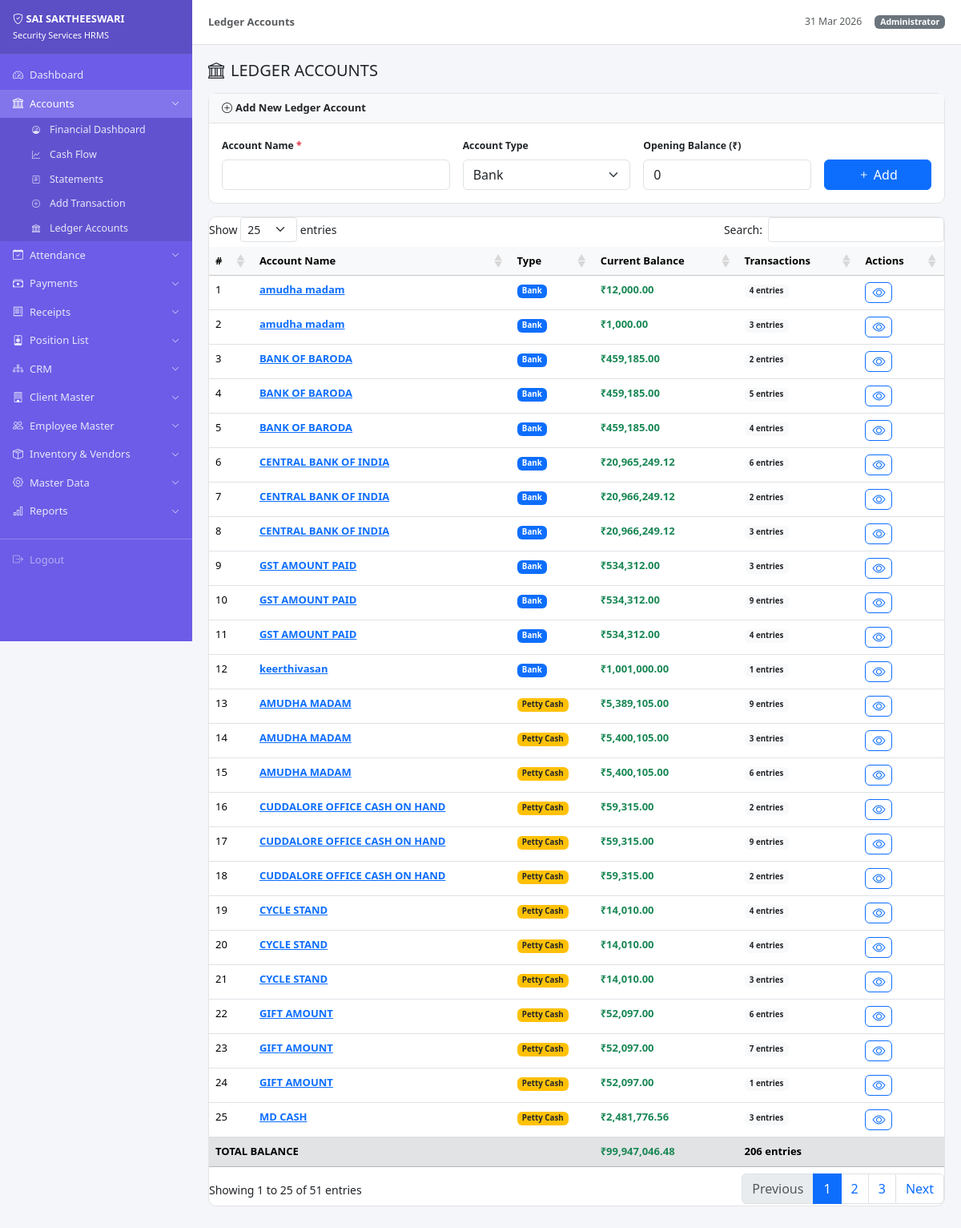
The page /index.php?url=accounts/ledgers (signed in) on the database its author committed.
### tables this page shows
CREATE TABLE `ledger_accounts` (
  `id` int(11) NOT NULL,
  `account_name` varchar(100) DEFAULT NULL,
  `account_type` enum('Bank','Petty Cash','Income','Expense') DEFAULT NULL,
  `current_balance` decimal(12,2) DEFAULT 0.00
);

### controllers/BaseController.php (called while the page is built, shortened)
<?php
class BaseController {
    protected PDO $pdo;
    public function __construct(PDO $pdo) {
        $this->pdo = $pdo;
    }
    protected function view(string $viewPath, array $data = []): void {
        extract($data);
        require BASE_PATH . '/views/layout/header.php';
        require BASE_PATH . '/views/' . $viewPath . '.php';
        require BASE_PATH . '/views/layout/footer.php';
    }
    protected function fetchAll(string $sql, array $params = []): array {
        $stmt = $this->pdo->prepare($sql);
        $stmt->execute($params);
        return $stmt->fetchAll();
    }
}

### controllers/AccountsController.php (called while the page is built, shortened)
<?php
require_once BASE_PATH . '/controllers/BaseController.php';
class AccountsController extends BaseController {
    public function ledgers(?string $param = null): void {
        $ledgers = $this->fetchAll("
            SELECT la.*,
                COALESCE((SELECT COUNT(*) FROM transactions WHERE debit_ledger_id=la.id OR credit_ledger_id=la.id), 0) AS txn_count
            FROM ledger_accounts la ORDER BY la.account_type, la.account_name
        ");
        $this->view('accounts/ledgers', compact('ledgers')
            + ['pageTitle' => 'Ledger Accounts', 'active' => 'accounts']);
    }
}

### index.php (called while the page is built, shortened)
<?php
require_once BASE_PATH . '/config/db.php';
require_once BASE_PATH . '/helpers/Helper.php';
$rawUrl = isset($_GET['url']) ? trim($_GET['url'], '/') : '';
$rawUrl = preg_replace('/\.php.*$/', '', $rawUrl);
$rawUrl = preg_replace('/[^a-zA-Z0-9_\/]/', '', $rawUrl);
$parts  = explode('/', $rawUrl);
$method = (isset($parts[1]) && $parts[1] !== '') ? $parts[1] : 'index';
$param  = $parts[2] ?? null;
$controller = new $controllerName($pdo);
$controller->$method($param);

### helpers/Helper.php (called while the page is built, shortened)
<?php
class Helper {
    public static function money(float $amount): string {
        return '₹' . number_format($amount, 2);
    }
}

### views/accounts/ledgers.php (the view, shortened to what this page needs)
<div class="d-flex justify-content-between align-items-center mb-3">
  <h5 class="mb-0"><i class="bi bi-bank me-2"></i>LEDGER ACCOUNTS</h5>
</div>
<div class="card mb-3">
  <div class="card-header py-2 fw-semibold"><i class="bi bi-plus-circle me-1"></i>Add New Ledger Account</div>
  <div class="card-body">
    <form method="POST" class="row g-3 align-items-end">
      <div class="col-md-4"><label class="form-label fw-semibold small">Account Name <span class="text-danger">*</span></label><input type="text" name="account_name" class="form-control" required></div>
      <div class="col-md-3"><label class="form-label fw-semibold small">Account Type</label>
        <select name="account_type" class="form-select">
          <option>Bank</option><option>Petty Cash</option><option>Income</option><option>Expense</option><option>Asset</option><option>Liability</option>
        </select></div>
      <div class="col-md-3"><label class="form-label fw-semibold small">Opening Balance (₹)</label><input type="number" step="0.01" name="current_balance" class="form-control" value="0"></div>
      <div class="col-md-2"><button type="submit" class="btn btn-primary w-100"><i class="bi bi-plus me-1"></i>Add</button></div>
    </form>
  </div>
</div>
<div class="card">
  <div class="card-body p-0">
    <table class="table table-hover datatable mb-0">
      <thead class="table-light">
        <tr><th>#</th><th>Account Name</th><th>Type</th><th>Current Balance</th><th>Transactions</th><th class="no-print">Actions</th></tr>
      </thead>
      <tbody>
      <?php foreach($ledgers as $i=>$l): ?>
      <tr>
        <td><?= $i+1 ?></td>
        <td class="fw-semibold">
          <a href="<?= u('accounts/statements') ?>?ledger_id=<?= $l['id'] ?>"><?= htmlspecialchars($l['account_name']) ?></a>
        </td>
        <td>
          <span class="badge bg-<?= $l['account_type']==='Bank'?'primary':($l['account_type']==='Petty Cash'?'warning text-dark':($l['account_type']==='Income'?'success':($l['account_type']==='Expense'?'danger':'secondary'))) ?>">
            <?= $l['account_type'] ?>
          </span>
        </td>
        <td class="fw-semibold <?= $l['current_balance']>=0?'text-success':'text-danger' ?>"><?= Helper::money($l['current_balance']) ?></td>
        <td><span class="badge bg-light text-dark"><?= $l['txn_count'] ?? 0 ?> entries</span></td>
        <td class="no-print">
          <a href="<?= u('accounts/ledgerView/'.$l['id']) ?>" class="btn btn-xs btn-outline-primary py-0 px-2" title="View Statement"><i class="bi bi-eye"></i></a>
        </td>
      </tr>
      <?php endforeach; ?>
      </tbody>
      <tfoot class="table-secondary fw-bold">
        <tr>
          <td colspan="3">TOTAL BALANCE</td>
          <td class="<?= array_sum(array_column($ledgers,'current_balance'))>=0?'text-success':'text-danger' ?>">
            <?= Helper::money(array_sum(array_column($ledgers,'current_balance'))) ?>
          </td>
          <td><?= array_sum(array_column($ledgers,'txn_count')) ?> entries</td>
          <td></td>
        </tr>
      </tfoot>
    </table>
  </div>
</div>

### views/layout/header.php (style rules this page uses)
:root { --sidebar-w:240px;--header-h:56px }
body { background:#f4f6fa;font-size:14px;overflow-x:hidden }
.btn-xs { display: inline-flex; align-items: center; justify-content: center; }
.card { border:1px solid #e4e4e4;border-radius:10px;box-shadow:none }
.card-header { background:#f8f9fa;border-bottom:1px solid #e4e4e4;font-weight:600;font-size:13px }
.table { font-size:13px }

### rows shown on the page
ledger_accounts: account_name "amudha madam", account_type "Bank", current_balance "₹12,000.00", txn_count "4"
ledger_accounts: account_name "amudha madam", account_type "Bank", current_balance "₹1,000.00", txn_count "3"
ledger_accounts: account_name "BANK OF BARODA", account_type "Bank", current_balance "₹459,185.00", txn_count "2"
ledger_accounts: account_name "BANK OF BARODA", account_type "Bank", current_balance "₹459,185.00", txn_count "5"
ledger_accounts: account_name "BANK OF BARODA", account_type "Bank", current_balance "₹459,185.00", txn_count "4"
ledger_accounts: account_name "CENTRAL BANK OF INDIA", account_type "Bank", current_balance "₹20,965,249.12", txn_count "6"
ledger_accounts: account_name "CENTRAL BANK OF INDIA", account_type "Bank", current_balance "₹20,966,249.12", txn_count "2"
ledger_accounts: account_name "CENTRAL BANK OF INDIA", account_type "Bank", current_balance "₹20,966,249.12", txn_count "3"
ledger_accounts: account_name "GST AMOUNT PAID", account_type "Bank", current_balance "₹534,312.00", txn_count "3"
ledger_accounts: account_name "GST AMOUNT PAID", account_type "Bank", current_balance "₹534,312.00", txn_count "9"
ledger_accounts: account_name "GST AMOUNT PAID", account_type "Bank", current_balance "₹534,312.00", txn_count "4"
ledger_accounts: account_name "keerthivasan", account_type "Bank", current_balance "₹1,001,000.00", txn_count "1"
ledger_accounts: account_name "AMUDHA MADAM", account_type "Petty Cash", current_balance "₹5,389,105.00", txn_count "9"
ledger_accounts: account_name "AMUDHA MADAM", account_type "Petty Cash", current_balance "₹5,400,105.00", txn_count "3"
ledger_accounts: account_name "AMUDHA MADAM", account_type "Petty Cash", current_balance "₹5,400,105.00", txn_count "6"
ledger_accounts: account_name "CUDDALORE OFFICE CASH ON HAND", account_type "Petty Cash", current_balance "₹59,315.00", txn_count "2"
ledger_accounts: account_name "CUDDALORE OFFICE CASH ON HAND", account_type "Petty Cash", current_balance "₹59,315.00", txn_count "9"
ledger_accounts: account_name "CUDDALORE OFFICE CASH ON HAND", account_type "Petty Cash", current_balance "₹59,315.00", txn_count "2"
ledger_accounts: account_name "CYCLE STAND", account_type "Petty Cash", current_balance "₹14,010.00", txn_count "4"
ledger_accounts: account_name "CYCLE STAND", account_type "Petty Cash", current_balance "₹14,010.00", txn_count "4"
ledger_accounts: account_name "CYCLE STAND", account_type "Petty Cash", current_balance "₹14,010.00", txn_count "3"
ledger_accounts: account_name "GIFT AMOUNT", account_type "Petty Cash", current_balance "₹52,097.00", txn_count "6"
ledger_accounts: account_name "GIFT AMOUNT", account_type "Petty Cash", current_balance "₹52,097.00", txn_count "7"
ledger_accounts: account_name "GIFT AMOUNT", account_type "Petty Cash", current_balance "₹52,097.00", txn_count "1"
ledger_accounts: account_name "MD CASH", account_type "Petty Cash", current_balance "₹2,481,776.56", txn_count "3"

### other values the page prints
$pageTitle "Ledger Accounts"
Session::userName() "Administrator"
Helper::money(array_sum(array_column($ledgers,'current_balance'))) "₹99,947,046.48"
array_sum(array_column($ledgers,'txn_count')) "206"
